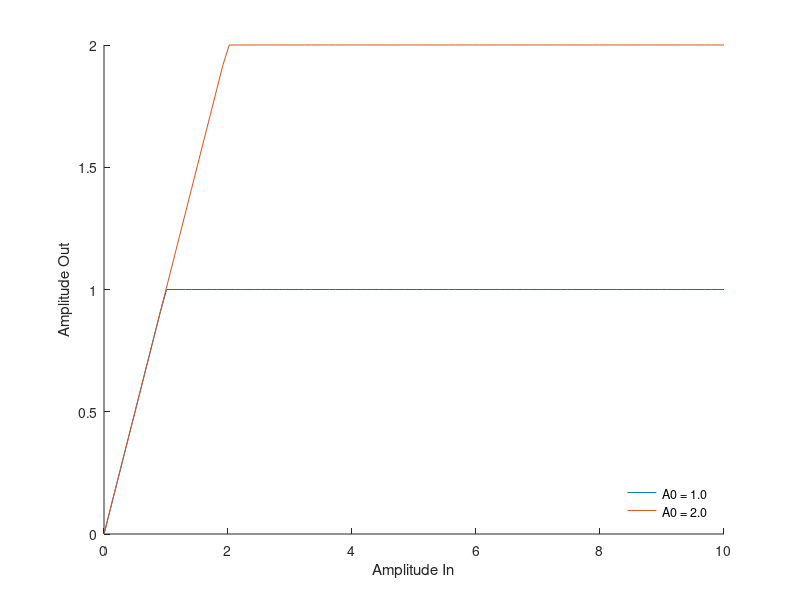

The MATLAB source for this figure:
%% LIMPEZA
% ####################################################################### %

clear;
close all;
clc;

% ####################################################################### %
%% PARÂMETROS PRINCIPAIS
% ####################################################################### %

A0 = [1.0, 2.0];      % Parâmetros de amplificação
p_values = [1, 2, 3]; % Valores do parâmetro de não linearidade (saturação)

N_A0 = length(A0);    % Número de valores de A0

N_amp_in = 100;                           % Número de pontos para a amplitude de entrada
amplitude_in = linspace(0, 10, N_amp_in); % Variação da amplitude de entrada

% ####################################################################### %
%% CÁLCULO DA TRANSFERÊNCIA DE AMPLITUDE
% ####################################################################### %

amplitude_out_clipping = zeros(N_amp_in, 1, N_A0);  % Inicializa a matriz de saída para clipping ideal

for a0_idx = 1:N_A0
    a0 = A0(a0_idx);
    
    for amp_in_idx = 1:N_amp_in
        amp_in = amplitude_in(amp_in_idx);
        
        % Implementação direta do modelo de clipping ideal
        amp_out = min(abs(amp_in), a0) .* exp(1j * angle(amp_in));
        
        % Armazena o resultado
        amplitude_out_clipping(amp_in_idx, 1, a0_idx) = amp_out;
    end
end

%% GERANDO O GRÁFICO DE AMPLITUDE-AMPLITUDE PARA CLIPPING IDEAL
% ####################################################################### %

figure;
hold on;

for a0_idx = 1:N_A0
    if A0(a0_idx) == 1
        style = '-';
    elseif A0(a0_idx) == 2
        style = '-';
    end
    
    plot(amplitude_in, abs(squeeze(amplitude_out_clipping(:, 1, a0_idx))), style, ...
        'DisplayName', sprintf('A0 = %.1f', A0(a0_idx)));
end

xlabel('Amplitude In');
ylabel('Amplitude Out');
legend('Location', 'southeast');
legend box off;